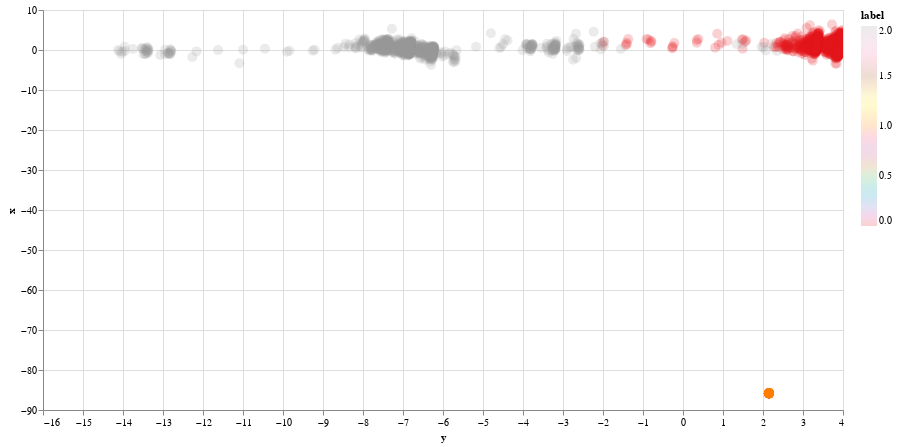

Write notebook code for a chart like this one.
### Code cell
alt.Chart(data.sample(5000)).mark_circle(size=100,opacity=0.2).encode(
    x='y',
    y='x',
    color=alt.Color('label').scale(scheme="set1"),
    tooltip=['Global_active_power', 'Global_reactive_power', 'Voltage',
             'Global_intensity', 'Sub_metering_1', 'Sub_metering_2', 'Sub_metering_3']
).properties(
    width=800,
    height=400
).interactive()

### Figure 1 — Vega-Lite specification as saved in the notebook (floating-point values rounded to 4 significant figures; data arrays with more than 128 entries replaced by an {"elided": "..."} marker saying what was removed)
{"config": {"view": {"continuousWidth": 300, "continuousHeight": 300}}, "data": {"name": "data-ea24893c33c3f192fbc1e7152c503219"}, "mark": {"type": "circle", "opacity": 0.2, "size": 100}, "encoding": {"color": {"field": "label", "scale": {"scheme": "set1"}, "type": "quantitative"}, "tooltip": [{"field": "Global_active_power", "type": "quantitative"}, {"field": "Global_reactive_power", "type": "quantitative"}, {"field": "Voltage", "type": "quantitative"}, {"field": "Global_intensity", "type": "quantitative"}, {"field": "Sub_metering_1", "type": "quantitative"}, {"field": "Sub_metering_2", "type": "quantitative"}, {"field": "Sub_metering_3", "type": "quantitative"}], "x": {"field": "y", "type": "quantitative"}, "y": {"field": "x", "type": "quantitative"}}, "height": 400, "params": [{"name": "param_17", "select": {"type": "interval", "encodings": ["x", "y"]}, "bind": "scales"}], "width": 800, "$schema": "https://vega.github.io/schema/vega-lite/v5.16.3.json", "datasets": {"data-ea24893c33c3f192fbc1e7152c503219": {"elided": "5000 records"}}}
